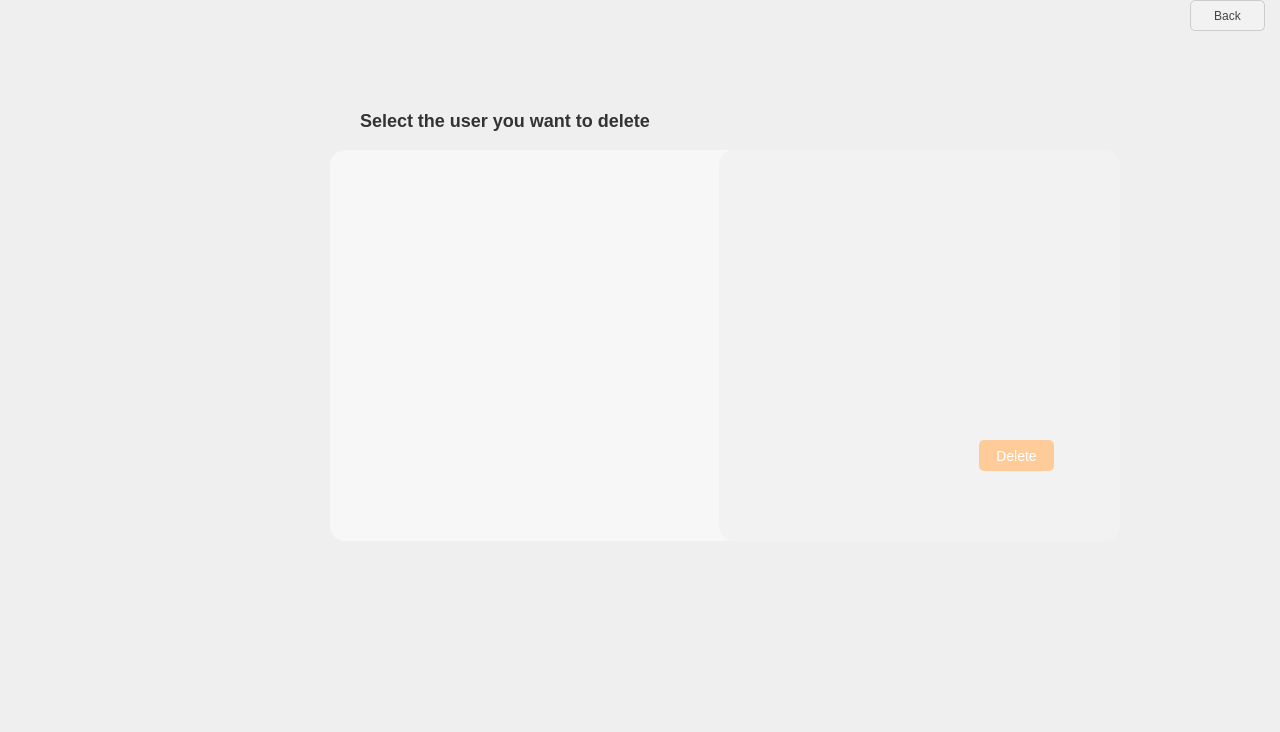
<?xml version="1.0" encoding="UTF-8"?>
<ui version="4.0">
 <class>deleteuser</class>
 <widget class="QMainWindow" name="deleteuser">
  <property name="geometry">
   <rect>
    <x>0</x>
    <y>0</y>
    <width>1280</width>
    <height>732</height>
   </rect>
  </property>
  <property name="windowTitle">
   <string>MainWindow</string>
  </property>
  <widget class="QWidget" name="centralwidget">
   <widget class="QLabel" name="label">
    <property name="geometry">
     <rect>
      <x>0</x>
      <y>0</y>
      <width>1321</width>
      <height>731</height>
     </rect>
    </property>
    <property name="styleSheet">
     <string notr="true">background-image: url(D:/Teme Proiecte/POO PROIECT/background.png);</string>
    </property>
    <property name="text">
     <string/>
    </property>
   </widget>
   <widget class="QListWidget" name="listWidget">
    <property name="geometry">
     <rect>
      <x>330</x>
      <y>150</y>
      <width>541</width>
      <height>391</height>
     </rect>
    </property>
    <property name="styleSheet">
     <string notr="true">QWidget {
    background-color: #f7f7f7;
    border-radius: 15px;
    font-family: &quot;Helvetica Neue&quot;, Helvetica, Arial, sans-serif;
    font-size: 14px;
    color: #444444;
}

QLabel {
    color: #777777;
}

QPushButton {
    background-color: #f2d3bd;
    border: none;
    border-radius: 5px;
    color: #ffffff;
    padding: 8px;
}

QPushButton:hover {
    background-color: #e1b6a1;
}</string>
    </property>
   </widget>
   <widget class="QWidget" name="deleteWidget" native="true">
    <property name="geometry">
     <rect>
      <x>719</x>
      <y>150</y>
      <width>401</width>
      <height>391</height>
     </rect>
    </property>
    <property name="styleSheet">
     <string notr="true">QWidget {
    background-color: #f2f2f2;
    border-radius: 15px;
    font-family: &quot;Helvetica Neue&quot;, Helvetica, Arial, sans-serif;
    font-size: 14px;
    color: #666666;
}

QLabel {
    color: #999999;
}

QPushButton {
    background-color: #ffcc99;
    border: none;
    border-radius: 5px;
    color: #ffffff;
    padding: 8px;
}

QPushButton:hover {
    background-color: #ffbb77;
}</string>
    </property>
    <widget class="QPushButton" name="deleteButton">
     <property name="geometry">
      <rect>
       <x>260</x>
       <y>290</y>
       <width>75</width>
       <height>31</height>
      </rect>
     </property>
     <property name="text">
      <string>Delete</string>
     </property>
    </widget>
   </widget>
   <widget class="QLabel" name="label_3">
    <property name="geometry">
     <rect>
      <x>360</x>
      <y>110</y>
      <width>501</width>
      <height>21</height>
     </rect>
    </property>
    <property name="styleSheet">
     <string notr="true">QLabel {
    color: #333;
    font-size: 18px;
    font-weight: bold;
}

QLabel#updateUserLabel {
    background-color: #f5f5f5;
    border: 1px solid #ccc;
    padding: 10px;
    margin-bottom: 20px;
}</string>
    </property>
    <property name="text">
     <string>Select the user you want to delete</string>
    </property>
   </widget>
   <widget class="QPushButton" name="pushButton">
    <property name="geometry">
     <rect>
      <x>1190</x>
      <y>0</y>
      <width>75</width>
      <height>31</height>
     </rect>
    </property>
    <property name="styleSheet">
     <string notr="true">QPushButton {
    font-family: &quot;Helvetica Neue&quot;, Helvetica, Arial, sans-serif;
    font-size: 12px;
    color: #444444;
    border-radius: 5px;
    padding: 8px;
    border: 1px solid #cccccc;
    background-color: #f2f2f2;
}

QPushButton::drop-down {
    subcontrol-origin: padding;
    subcontrol-position: top right;
    width: 20px;
    border-left-width: 1px;
    border-left-color: #cccccc;
    border-left-style: solid;
    border-top-right-radius: 5px;
    border-bottom-right-radius: 5px;
    background-color: #ffcc99;
}

QPushButton::down-arrow {
    image: url(path/to/down-arrow.png);
    width: 12px;
    height: 12px;
}</string>
    </property>
    <property name="text">
     <string>Back</string>
    </property>
   </widget>
  </widget>
 </widget>
 <resources/>
 <connections/>
</ui>
